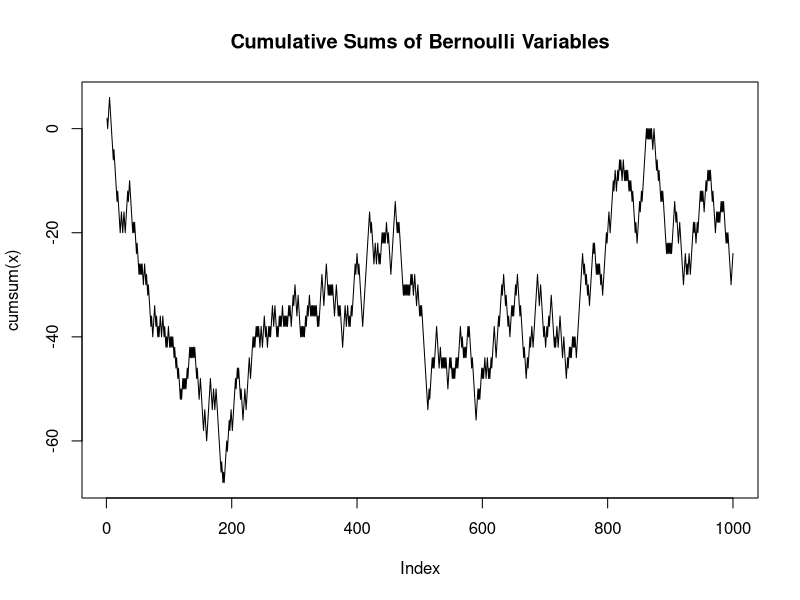

Reproduce this figure in R.
#n <-100
n<- 1000 # we are assigning 1000 to the variable n
x <- sample(c(-2,2), n, replace = T) # generating sample numbers passing them to the sample function that generates the values and later assigned to x 
#plotting the cumulative sums of the Bernoulli Variables graph passing the required parameters into the plot function
plot (cumsum(x), type = 'l', main ='Cumulative Sums of Bernoulli Variables') 
